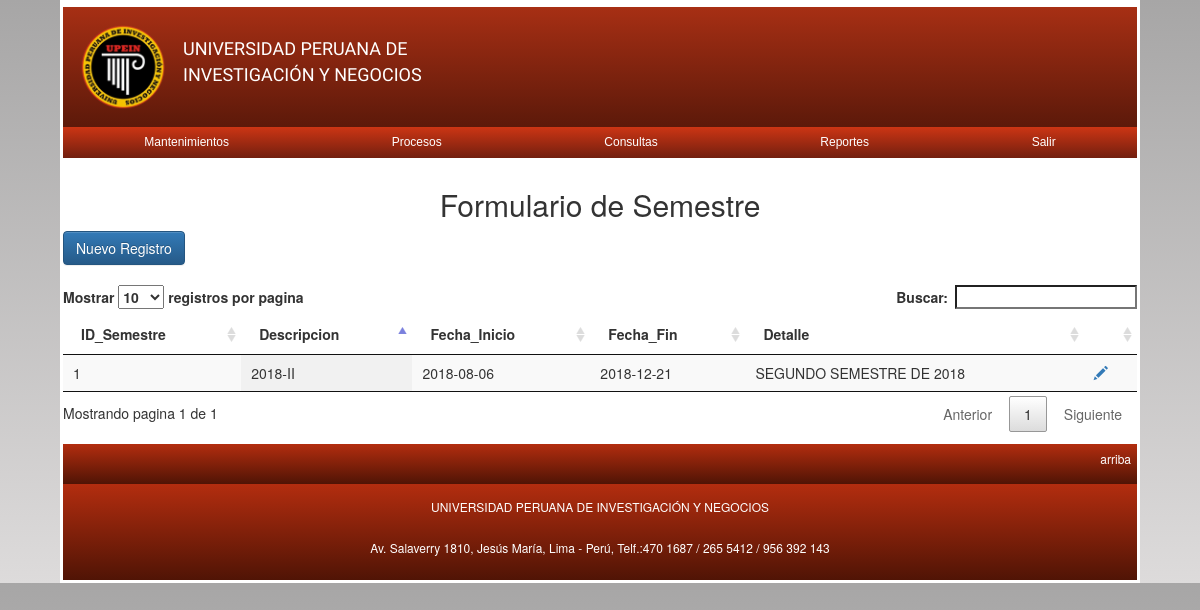
/mantenimiento/general/m_g_semestre.php (signed in), run on an earlier commit of the app's database.
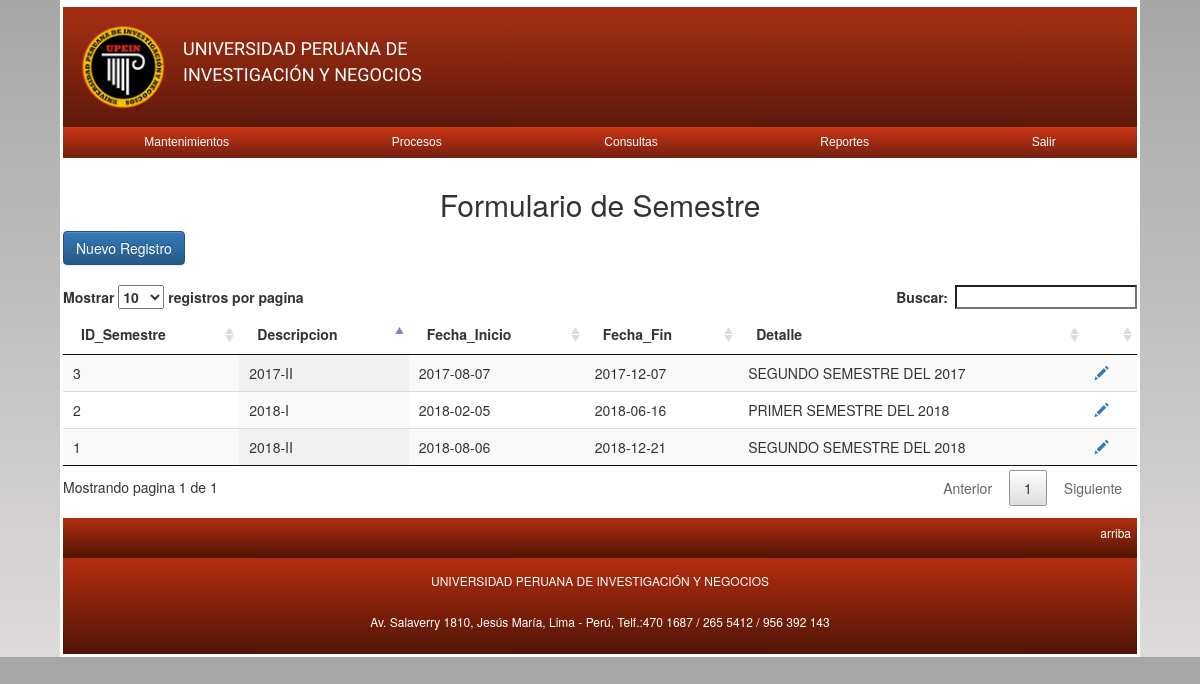
And on a later commit of the database.
### tables this page shows
CREATE TABLE `tbl_semestre` (
  `IDSemestre` int(11) NOT NULL,
  `Descripcion` varchar(10) DEFAULT NULL,
  `Nro_pagos` int(11) DEFAULT NULL,
  `Fecha_Inicio` date DEFAULT NULL,
  `Fecha_Fin` date DEFAULT NULL,
  `Detalle` varchar(40) DEFAULT NULL,
  `nro_notas` tinyint(4) DEFAULT NULL,
  `Estado` varchar(2) DEFAULT NULL
);

### mantenimiento/general/m_g_semestre.php (the view, shortened to what this page needs)
<?php
	require '../../conexion.php';
	$sql = "SELECT * FROM tbl_semestre ORDER BY IDSemestre";
	$resultado = $mysqli->query($sql);
?>
<!DOCTYPE html>
<html lang="es">
<head>
    <link href="../../css/bootstrap.min.css" rel="stylesheet">
	<link href="../../css/bootstrap-theme.css" rel="stylesheet">
	<link href="../../css/jquery.dataTables.min.css" rel="stylesheet">
	<link rel="stylesheet" href="../../css/estilos.css">
</head>
<body>
	<div class="contenedor">
		<?php include '../../nav.php'?>
		<div class="container">
				<div class="row">
					<h2 style="text-align:center">Formulario de Semestre</h2>
				</div>
				<div class="row">
					<a href="m_g_s_nuevo.php" class="btn btn-primary">Nuevo Registro</a>
				</div>
				<br>
				<div class="row table-responsive">
				<table class="display" id="mitabla">
						<thead>
							<tr>
								<th>ID_Semestre</th>
								<th>Descripcion</th>
                                <th>Fecha_Inicio</th>
                                <th>Fecha_Fin</th>
								<th>Detalle</th>
								<th></th>
							</tr>
						</thead>
						<tbody>
							<?php while($row = $resultado->fetch_array(MYSQLI_ASSOC)) { ?>
								<tr>
									<td><?php echo $row['IDSemestre']; ?></td>
									<td><?php echo $row['Descripcion']; ?></td>
									<td><?php echo $row['Fecha_Inicio']; ?></td>
                                    <td><?php echo $row['Fecha_Fin']; ?></td>
                                    <td><?php echo $row['Detalle']; ?></td>
									<td><a href="m_g_s_modificar.php?IDSemestre=<?php echo $row['IDSemestre']; ?>"><span class="glyphicon glyphicon-pencil"></span></a></td>
								</tr>
							<?php } ?>
						</tbody>
					</table>
				</div>
			</div>
		<footer>
			<div class="arriba"><a href="#header">arriba</a></div>
			<div class="p_footer">
				<p>UNIVERSIDAD PERUANA DE INVESTIGACIÓN Y NEGOCIOS</p>
				<p>Av. Salaverry 1810, Jesús María, Lima - Perú, Telf.:470 1687 / 265 5412 / 956 392 143</p>
			</div>
		</footer>
	</div>
</body>
</html>

What changed in the data, as far as the page shows it:
changed tbl_semestre id 1: Detalle "SEGUNDO SEMESTRE DE 2018" → "SEGUNDO SEMESTRE DEL 2018"
added tbl_semestre: IDSemestre "2", Descripcion "2018-I", Fecha_Inicio "2018-02-05", Fecha_Fin "2018-06-16", Detalle "PRIMER SEMESTRE DEL 2018"
added tbl_semestre: IDSemestre "3", Descripcion "2017-II", Fecha_Inicio "2017-08-07", Fecha_Fin "2017-12-07", Detalle "SEGUNDO SEMESTRE DEL 2017"
